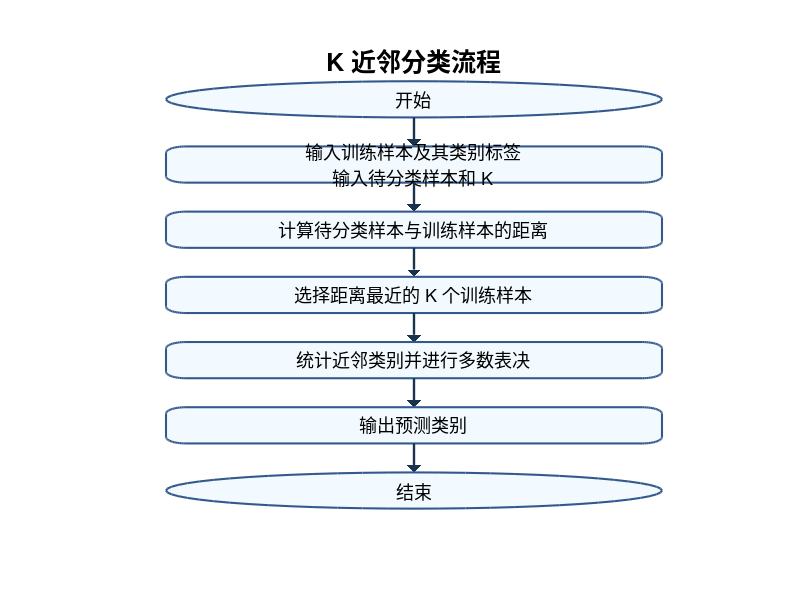

Write the MATLAB code that produced this figure.
close all;
figure('Color','w','Position',[100 100 700 950]);
axis([0 10 1.2 14.7]);
axis off;
hold on;
nodes = {'开始',sprintf('输入训练样本及其类别标签\n输入待分类样本和 K'),'计算待分类样本与训练样本的距离','选择距离最近的 K 个训练样本','统计近邻类别并进行多数表决','输出预测类别','结束'};
ys = [12.7 10.9 9.1 7.3 5.5 3.7 1.9];
text(5,14.25,'K 近邻分类流程','HorizontalAlignment','center','FontSize',18,'FontWeight','bold');
for i = 1:numel(nodes)
    if i == 1 || i == numel(nodes)
        curve = [1 1];
    else
        curve = [0.08 0.35];
    end
    rectangle('Position',[1 ys(i) 8 1], 'Curvature',curve, 'EdgeColor',[0.2 0.35 0.55], 'FaceColor',[0.95 0.98 1], 'LineWidth',1.5);
    text(5,ys(i)+0.5,nodes{i},'HorizontalAlignment','center','VerticalAlignment','middle','FontSize',13);
    if i < numel(nodes)
        tip = ys(i+1)+1;
        plot([5 5],[ys(i) tip+0.2],'Color',[0.1 0.2 0.3],'LineWidth',1.7);
        patch([4.88 5 5.12],[tip+0.2 tip tip+0.2],[0.1 0.2 0.3],'EdgeColor','none');
    end
end
hold off;
